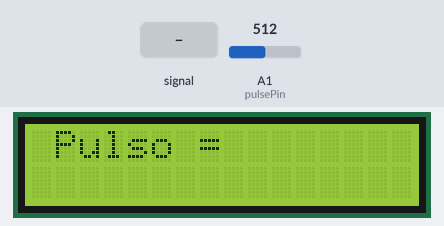
This sketch was run on a simulated Arduino Uno, built with avr-gcc and run on an emulated ATmega328P. Parts: 16×2 character LCD. Inputs (shaded band) come from the test bench; at power-on: A1 (pulsePin) = 512.

Above: at 1.2 s.
1.3 s: A1 (pulsePin) fed a 200 Hz sine of ±81 counts around its level
At 2.28 s:
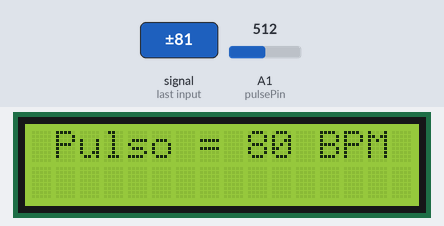
4.3 s: A1 (pulsePin) set to 565
At 5.1 s:
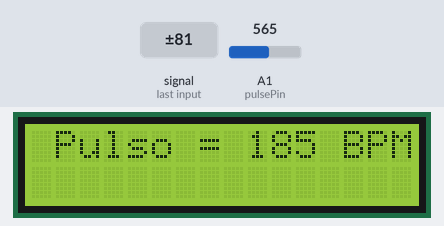
6.0 s: A1 (pulsePin) fed a 2 Hz sine of ±306 counts around its level
At 15.8 s:
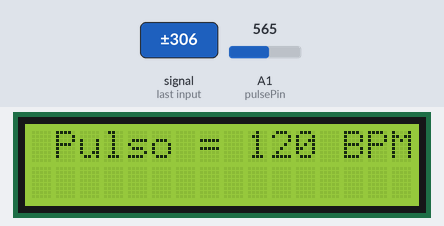
Timing chart, 0 to 16.5 s (numbered marks = the images above; inputs shaded):
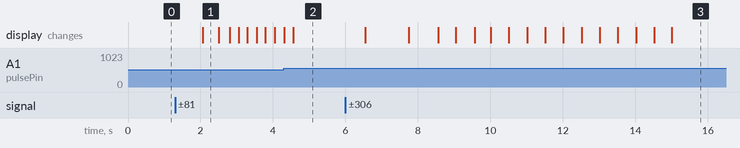

The sketch:

Pulse.ino
```cpp
/*
	Medidor de batimentos cardiacos
        Rodrigo Feliciano - http://www.pakequis.com.br

	Com o código original:
        Pulse Sensor Amped 1.4  by Joel Murphy and Yury Gitman   http://www.pulsesensor.com
	https://github.com/WorldFamousElectronics/PulseSensor_Amped_Arduino/blob/master/README.md
*/

#include <LiquidCrystal.h>

//  Variables
int pulsePin = 1;                 // Pulse Sensor purple wire connected to analog pin 1

// Volatile Variables, used in the interrupt service routine!
volatile int BPM;                   // int that holds raw Analog in 0. updated every 2mS
volatile int Signal;                // holds the incoming raw data
volatile int IBI = 600;             // int that holds the time interval between beats! Must be seeded!
volatile boolean Pulse = false;     // "True" when User's live heartbeat is detected. "False" when not a "live beat".
volatile boolean QS = false;        // becomes true when Arduoino finds a beat.

//Para o shield de LCD e teclado
// select the pins used on the LCD panel
LiquidCrystal lcd(8, 9, 4, 5, 6, 7);

// define some values used by the panel and buttons
int lcd_key     = 0;
int adc_key_in  = 0;
#define btnRIGHT  0
#define btnUP     1
#define btnDOWN   2
#define btnLEFT   3
#define btnSELECT 4
#define btnNONE   5

void setup()
{
	//Inicia o LCD
	lcd.begin(16, 2);
	lcd.setCursor(0,0);

	interruptSetup();                 // sets up to read Pulse Sensor signal every 2mS

	lcd.setCursor(0,0);
	lcd.print(" Pulso = ");
}

//  Where the Magic Happens
void loop()
{
	if (QS == true)		// A Heartbeat Was Found
	{
		lcd.setCursor(9,0);
		lcd.print(BPM);	//Mostra mensagem
                lcd.print(" BPM ");
		QS = false;     // reset the Quantified Self flag for next time
    }

    delay(20);                             //  take a break
}

// Talvez eu use no futuro...
// read the buttons
int read_LCD_buttons()
{
	adc_key_in = analogRead(0);      // read the value from the sensor

	if (adc_key_in > 1000) return btnNONE; // We make this the 1st option for speed reasons since it will be the most likely result
	// For V1.1 us this threshold
	//if (adc_key_in < 50)   return btnRIGHT;
	//if (adc_key_in < 250)  return btnUP;
	//if (adc_key_in < 450)  return btnDOWN;
	//if (adc_key_in < 650)  return btnLEFT;
	//if (adc_key_in < 850)  return btnSELECT;

	//Meu Shield eh versao 1.0
	if (adc_key_in < 50)   return btnRIGHT;
	if (adc_key_in < 195)  return btnUP;
	if (adc_key_in < 380)  return btnDOWN;
	if (adc_key_in < 555)  return btnLEFT;
	if (adc_key_in < 790)  return btnSELECT;

	return btnNONE;  // when all others fail, return this...
}
```

Interrupt.ino
```cpp
// Retirado o acionamento dos LEDs e reformatado e reidentado... Rodrigo - 20/08/2016
volatile int rate[10];                    // array to hold last ten IBI values
volatile unsigned long sampleCounter = 0; // used to determine pulse timing
volatile unsigned long lastBeatTime = 0;  // used to find IBI
volatile int P =512;                      // used to find peak in pulse wave, seeded
volatile int T = 512;                     // used to find trough in pulse wave, seeded
volatile int thresh = 525;                // used to find instant moment of heart beat, seeded
volatile int amp = 100;                   // used to hold amplitude of pulse waveform, seeded
volatile boolean firstBeat = true;        // used to seed rate array so we startup with reasonable BPM
volatile boolean secondBeat = false;      // used to seed rate array so we startup with reasonable BPM

void interruptSetup()
{
	// Initializes Timer2 to throw an interrupt every 2mS.
	TCCR2A = 0x02;		// DISABLE PWM ON DIGITAL PINS 3 AND 11, AND GO INTO CTC MODE
	TCCR2B = 0x06;  	// DON'T FORCE COMPARE, 256 PRESCALER
	OCR2A = 0X7C;   	// SET THE TOP OF THE COUNT TO 124 FOR 500Hz SAMPLE RATE
	TIMSK2 = 0x02;     	// ENABLE INTERRUPT ON MATCH BETWEEN TIMER2 AND OCR2A
	sei();				// MAKE SURE GLOBAL INTERRUPTS ARE ENABLED
}

// THIS IS THE TIMER 2 INTERRUPT SERVICE ROUTINE.
// Timer 2 makes sure that we take a reading every 2 miliseconds
ISR(TIMER2_COMPA_vect)		// triggered when Timer2 counts to 124
{
	cli();                                  // disable interrupts while we do this
	Signal = analogRead(pulsePin);          // read the Pulse Sensor
	sampleCounter += 2;                     // keep track of the time in mS with this variable
	int N = sampleCounter - lastBeatTime;	// monitor the time since the last beat to avoid noise

    //  find the peak and trough of the pulse wave
    if(Signal < thresh && N > (IBI/5)*3)	// avoid dichrotic noise by waiting 3/5 of last IBI
    {
    	if (Signal < T)		// T is the trough
    	{
    		T = Signal;		// keep track of lowest point in pulse wave
    	}
    }

    if(Signal > thresh && Signal > P)	// thresh condition helps avoid noise
    {
    	P = Signal;     // P is the peak
    }              		// keep track of highest point in pulse wave

    //  NOW IT'S TIME TO LOOK FOR THE HEART BEAT
    // signal surges up in value every time there is a pulse
    if (N > 250)	// avoid high frequency noise
    {
    	if ( (Signal > thresh) && (Pulse == false) && (N > (IBI/5)*3) )
    	{
    		Pulse = true; 						// set the Pulse flag when we think there is a pulse
    		IBI = sampleCounter - lastBeatTime; // measure time between beats in mS
    		lastBeatTime = sampleCounter;       // keep track of time for next pulse

    		if(secondBeat){                     // if this is the second beat, if secondBeat == TRUE
    			secondBeat = false;             // clear secondBeat flag
    			for(int i=0; i<=9; i++){        // seed the running total to get a realisitic BPM at startup
    				rate[i] = IBI;
    			}
    		}

    		if(firstBeat)         		// if it's the first time we found a beat, if firstBeat == TRUE
    		{
    			firstBeat = false;      // clear firstBeat flag
    			secondBeat = true;      // set the second beat flag
    			sei();                  // enable interrupts again
    			return;                 // IBI value is unreliable so discard it
    		}

    		// keep a running total of the last 10 IBI values
    		word runningTotal = 0;		// clear the runningTotal variable

    		for(int i=0; i<=8; i++) 	// shift data in the rate array
    		{
    			rate[i] = rate[i+1];    // and drop the oldest IBI value
    			runningTotal += rate[i];// add up the 9 oldest IBI values
    		}

    		rate[9] = IBI;              // add the latest IBI to the rate array
    		runningTotal += rate[9];    // add the latest IBI to runningTotal
    		runningTotal /= 10;         // average the last 10 IBI values
    		BPM = 60000/runningTotal;   // how many beats can fit into a minute? that's BPM!
    		QS = true;                  // set Quantified Self flag
    		// QS FLAG IS NOT CLEARED INSIDE THIS ISR
    	}
    }

    if (Signal < thresh && Pulse == true)	// when the values are going down, the beat is over
    {
    	Pulse = false;                  // reset the Pulse flag so we can do it again
    	amp = P - T;                    // get amplitude of the pulse wave
    	thresh = amp/2 + T;             // set thresh at 50% of the amplitude
    	P = thresh;                     // reset these for next time
    	T = thresh;
    }

    if (N > 2500)						// if 2.5 seconds go by without a beat
    {
    	thresh = 512;                   // set thresh default
    	P = 512;                        // set P default
    	T = 512;                        // set T default
    	lastBeatTime = sampleCounter;   // bring the lastBeatTime up to date
    	firstBeat = true;               // set these to avoid noise
    	secondBeat = false;             // when we get the heartbeat back
    }

    sei();		// enable interrupts when youre done!
}// end isr
```

Measured:
- after the input at 1.3 s, the display: changes after 0.77 s (image 1)
- after the input at 6.0 s, the display: first changes after 0.54 s (image 3 shows a later state)
- what the display in image 1 shows lasts 0.4 s, from 2.1 s to 2.5 s
